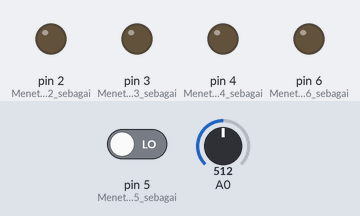
Simulated run of this sketch. Board: Arduino Uno, built with avr-gcc and run on an emulated ATmega328P. Parts: output pins drawn as LEDs (lit = HIGH). The test bench sets the inputs (shaded band); at power-on: pin 5 (Menetapkan_pin_5_sebagai) LOW, A0 = 512. What the sketch prints to the serial monitor is not drawn.

Above: at 1.2 s.
1.3 s: pin 5 (Menetapkan_pin_5_sebagai) driven HIGH
At 2.4 s:
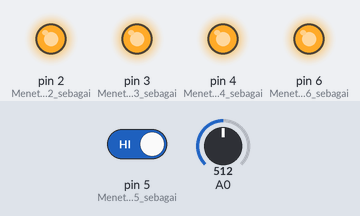
Timing chart, 0 to 4.3 s (numbered marks = the images above; inputs shaded):
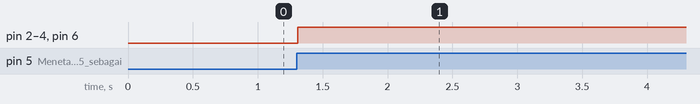

Measured:
- after the input at 1.3 s, pin 2 (Menetapkan_pin_2_sebagai), pin 3 (Menetapkan_pin_3_sebagai), pin 4 (Menetapkan_pin_4_sebagai), pin 6 (Menetapkan_pin_6_sebagai): LOW → HIGH at once

The sketch:

projek_button.ino
```cpp
void setup() {
  pinMode(5, INPUT);  // Menetapkan pin 5 sebagai input. Ini biasanya digunakan untuk membaca status tombol tekan.
  Serial.begin(9600);  // Memulai komunikasi Serial dengan kecepatan 9600 baud. Ini digunakan untuk mengirim data ke komputer.
  pinMode(2, OUTPUT);  // Menetapkan pin 2 sebagai output, yang biasanya digunakan untuk mengendalikan LED atau perangkat output lain.
  pinMode(3, OUTPUT);  // Menetapkan pin 3 sebagai output, serupa dengan pin 2.
  pinMode(4, OUTPUT);  // Menetapkan pin 4 sebagai output, serupa dengan pin 2 dan 3.
  pinMode(6, OUTPUT);  // Menetapkan pin 6 sebagai output untuk buzzer.

  digitalWrite(2, LOW);  // Mengatur output pada pin 2 menjadi LOW (mati) pada saat awal.
  digitalWrite(3, LOW);  // Mengatur output pada pin 3 menjadi LOW (mati) pada saat awal.
  digitalWrite(4, LOW);  // Mengatur output pada pin 4 menjadi LOW (mati) pada saat awal.
  digitalWrite(6, LOW);  // Mengatur output pada pin 6 menjadi LOW (mati) pada saat awal, memastikan buzzer dimatikan saat awal.
}
void loop() {
  static int lastButtonState = LOW; // Menyimpan status terakhir dari tombol. Ini digunakan untuk mendeteksi perubahan status tombol.
  static bool ledState = false;     // Menyimpan status saat ini dari LED (hidup atau mati).

  int sensorValue = analogRead(A0);  // Membaca nilai analog dari pin A0, biasanya terhubung ke potensiometer atau sensor lain.
  Serial.println(sensorValue);  // Menampilkan nilai sensor pada monitor serial.

  int currentButtonState = digitalRead(5); // Membaca status saat ini dari tombol pada pin 5.

  // Memeriksa jika status tombol berubah dari LOW ke HIGH (tombol ditekan).
  if (currentButtonState == HIGH && lastButtonState == LOW) {
    ledState = !ledState; // Mengubah status LED, jika sebelumnya hidup menjadi mati, jika mati menjadi hidup.
    digitalWrite(2, ledState ? HIGH : LOW);  // Menyetel pin 2 berdasarkan status ledState.
    digitalWrite(3, ledState ? HIGH : LOW);  // Menyetel pin 3 berdasarkan status ledState.
    digitalWrite(4, ledState ? HIGH : LOW);  // Menyetel pin 4 berdasarkan status ledState.
    digitalWrite(6, ledState ? HIGH : LOW);  // Mengaktifkan atau menonaktifkan buzzer bersamaan dengan LED.
    delay(1000);    // Menunggu selama 1000 milidetik sebelum melanjutkan.
  }

  lastButtonState = currentButtonState;  // Memperbarui status terakhir dari tombol untuk deteksi perubahan di loop selanjutnya.
  delay(50);  // Menunggu singkat untuk debouncing tombol, membantu menghindari bacaan ganda karena getaran mekanis tombol.
}
```
